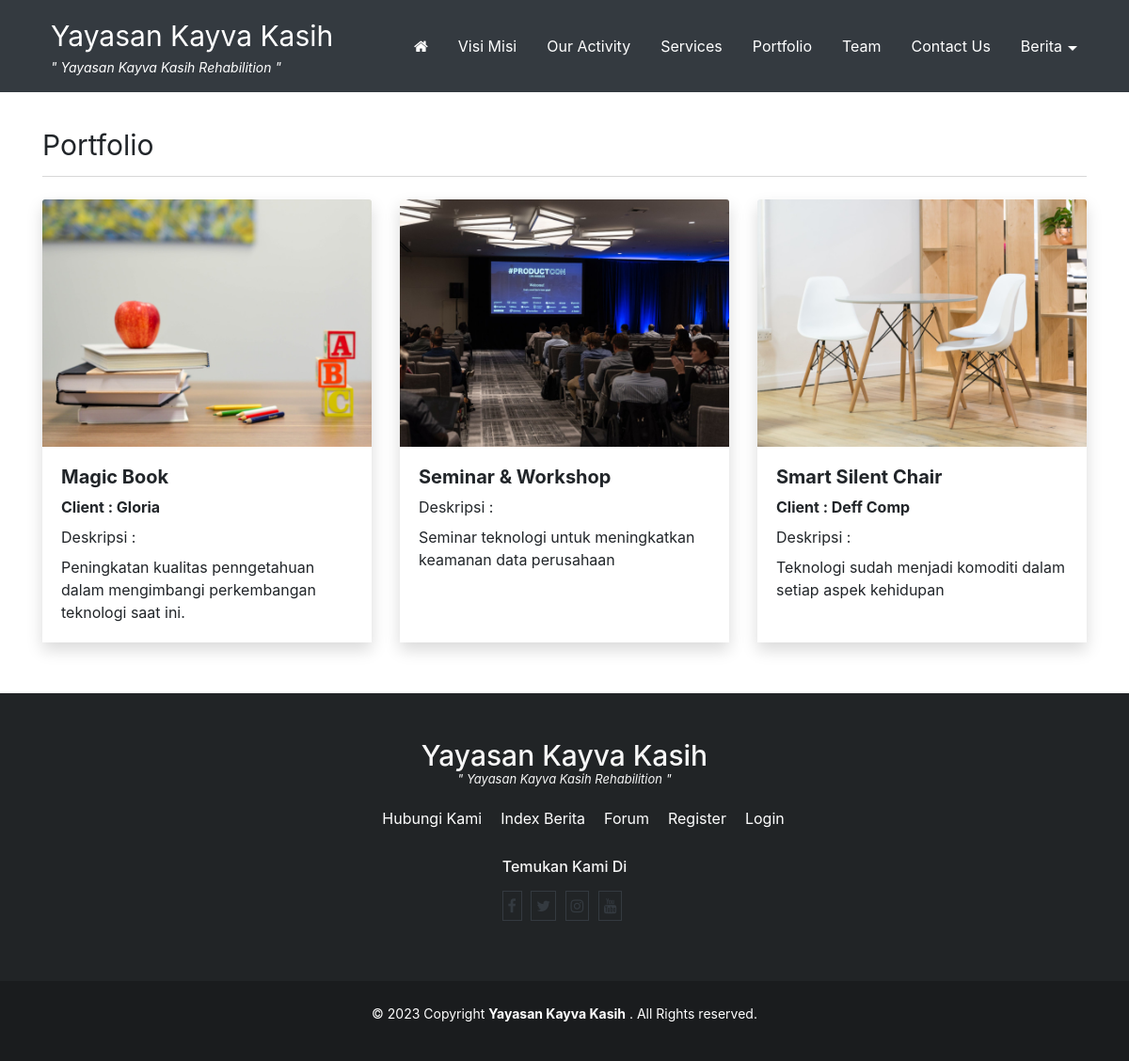
The app's page /portfolio with its own data.
### tables this page shows
CREATE TABLE `identitas` (
  `id_identitas` int(5) NOT NULL,
  `nama_website` varchar(100) NOT NULL,
  `email` varchar(100) NOT NULL,
  `url` varchar(100) NOT NULL,
  `facebook` text NOT NULL,
  `rekening` varchar(100) NOT NULL,
  `no_telp` varchar(20) NOT NULL,
  `meta_deskripsi` varchar(250) NOT NULL,
  `meta_keyword` varchar(250) NOT NULL,
  `favicon` varchar(50) NOT NULL,
  `maps` text NOT NULL
);

CREATE TABLE `tbl_nicepage` (
  `id` int(5) NOT NULL,
  `key` varchar(255) DEFAULT NULL,
  `value` text DEFAULT NULL
);

CREATE TABLE `tbl_nicepage_portfolio` (
  `id_portfolio` int(5) NOT NULL,
  `nama_project` varchar(255) DEFAULT NULL,
  `nama_client` varchar(100) DEFAULT NULL,
  `url` text DEFAULT NULL,
  `deskripsi` text DEFAULT NULL,
  `image` varchar(255) DEFAULT NULL
);

CREATE TABLE `menu` (
  `id_menu` int(5) NOT NULL,
  `id_parent` int(5) NOT NULL DEFAULT 0,
  `nama_menu` varchar(255) NOT NULL,
  `link` varchar(100) NOT NULL,
  `aktif` enum('Ya','Tidak') NOT NULL DEFAULT 'Ya',
  `position` enum('Top','Bottom') DEFAULT 'Bottom',
  `urutan` int(3) NOT NULL
);

### application/libraries/Template.php (called while the page is built)
<?php if ( ! defined('BASEPATH')) exit('No direct script access allowed');
class Template {
		var $template_data = array();
		function set($name, $value)
		{
			$this->template_data[$name] = $value;
		}
		function load($template = '', $view = '' , $view_data = array(), $return = FALSE)
		{
			$this->CI =& get_instance();
			$this->set('contents', $this->CI->load->view($view, $view_data, TRUE));
			return $this->CI->load->view($template, $this->template_data, $return);
		}
}

### application/controllers/Mod_Nicepage_Web.php (called while the page is built, shortened)
<?php  defined('BASEPATH') OR exit('No direct script access allowed');
class Mod_Nicepage_Web extends CI_Controller {
    protected function meta_description($title = '') {
		$meta['title'] = $title;
		$meta['description'] = description();
        $meta['keywords'] = keywords();
        return $meta;
    }
    public function portfolio($page= 0){
		$config['per_page'] = 12;
		$data['get_portfolio'] = $this->model_utama->view_ordering_limit(
			'tbl_nicepage_portfolio',
			'nama_project',
			'ACS',
			$page,
			$config['per_page']
		);
        $meta = $this->meta_description("Portfolio");
        $data = array_merge($data,$meta);
		$this->template->load(template().'/template',template().'/portfolio',$data);
	}
}

### index.php (called while the page is built, shortened)
<?php
require_once BASEPATH.'core/CodeIgniter.php';

### application/models/Model_utama.php (called while the page is built, shortened)
<?php
class Model_utama extends CI_model{
    public function view($table){
        return $this->db->get($table);
    }
    public function view_where($table,$data){
        $this->db->where($data);
        return $this->db->get($table);
    }
    public function view_ordering_limit($table,$order,$ordering,$baris,$dari){
        $this->db->select('*');
        $this->db->order_by($order,$ordering);
        $this->db->limit($dari, $baris);
        return $this->db->get($table);
    }
    function kunjungan(){
        $ip      = $_SERVER['REMOTE_ADDR'];
        $tanggal = date("Y-m-d");
        $waktu   = time();
        $cekk = $this->db->query("SELECT * FROM statistik WHERE ip='$ip' AND tanggal='$tanggal'");
        $rowh = $cekk->row_array();
        if($cekk->num_rows() == 0){
            $datadb = array('ip'=>$ip, 'tanggal'=>$tanggal, 'hits'=>'1', 'online'=>$waktu);
            $this->db->insert('statistik',$datadb);
        }else{
            $hitss = $rowh['hits'] + 1;
            $datadb = array('ip'=>$ip, 'tanggal'=>$tanggal, 'hits'=>$hitss, 'online'=>$waktu);
            $array = array('ip' => $ip, 'tanggal' => $tanggal);
            $this->db->where($array);
            $this->db->update('statistik',$datadb);
        }
    }
}

### application/config/config.php (called while the page is built, shortened)
<?php
$config['base_url'] = (isset($_SERVER['HTTPS']) ? "https://" : "http://").$_SERVER['HTTP_HOST'].
						str_replace(basename($_SERVER['SCRIPT_NAME']),"",
						$_SERVER['SCRIPT_NAME']);
$config['index_page'] = '';
$config['uri_protocol']	= 'REQUEST_URI';
$config['url_suffix'] = '';
$config['language']	= 'english';
$config['charset'] = 'UTF-8';
$config['enable_hooks'] = FALSE;
$config['subclass_prefix'] = 'MY_';
$config['composer_autoload'] = FALSE;
$config['permitted_uri_chars'] = 'a-z 0-9~%.:_\-';
$config['allow_get_array'] = TRUE;
$config['enable_query_strings'] = FALSE;
$config['controller_trigger'] = 'c';
$config['function_trigger'] = 'm';
$config['directory_trigger'] = 'd';
$config['log_threshold'] = 0;
$config['log_path'] = '';
$config['log_file_extension'] = '';
$config['log_file_permissions'] = 0644;
$config['log_date_format'] = 'Y-m-d H:i:s';
$config['error_views_path'] = '';
$config['cache_path'] = '';
$config['cache_query_string'] = FALSE;
$config['encryption_key'] = '';
$config['sess_driver'] = 'files';
$config['sess_cookie_name'] = 'ci_session';
$config['sess_expiration'] = 7200;
$config['sess_save_path'] = NULL;
$config['sess_match_ip'] = FALSE;
$config['sess_time_to_update'] = 300;
$config['sess_regenerate_destroy'] = FALSE;
$config['cookie_prefix']	= '';
$config['cookie_domain']	= '';
$config['cookie_path']		= '/';
$config['cookie_secure']	= FALSE;
$config['cookie_httponly'] 	= FALSE;
$config['standardize_newlines'] = FALSE;
$config['global_xss_filtering'] = FALSE;
$config['csrf_protection'] = FALSE;
$config['csrf_token_name'] = 'csrf_test_name';
$config['csrf_cookie_name'] = 'csrf_cookie_name';
$config['csrf_expire'] = 7200;
$config['csrf_regenerate'] = TRUE;
$config['csrf_exclude_uris'] = array();
$config['compress_output'] = FALSE;
$config['time_reference'] = 'local';
$config['rewrite_short_tags'] = FALSE;
$config['proxy_ips'] = '';

### application/config/pagination.php (called while the page is built, shortened)
<?php if(!defined('BASEPATH')) exit('Direct Access Not Allowed');
$config['full_tag_open'] = "";
$config['full_tag_close'] ="";
$config['num_tag_open'] = '';
$config['num_tag_close'] = '';
$config['cur_tag_open'] = "<span class='current'>";
$config['cur_tag_close'] = "</span>";
$config['next_tag_open'] = "";
$config['next_tagl_close'] = "";
$config['prev_tag_open'] = "";
$config['prev_tagl_close'] = "";
$config['first_tag_open'] = "";
$config['first_tagl_close'] = "";

### application/views/nicepage/portfolio.php (the view, shortened to what this page needs)
<?php
$base_path = FCPATH;
$get_section_portfolio    = $this->model_utama->view_where('tbl_nicepage',array('key' => 'section_portfolio'))->row_array();
if(isset($get_section_portfolio['value'])){
	if(!empty($get_section_portfolio['value'])){
		$section_portfolio = json_decode($get_section_portfolio['value'],true);
	}
}
?>
<div class="post-head mb-4">
	<?php echo ($section_portfolio['judul'] !='' ? $section_portfolio['judul'] : 'Portfolio');?>
</div>
		<div class="row">
			<?php
			  foreach ($get_portfolio->result_array() as $portfolio) {
				  if ($portfolio['image'] !== '' &&  file_exists( $base_path ."asset/img_nicepage/portfolio/".($portfolio['image']) ) ){
						$img_src = base_url()."asset/img_nicepage/portfolio/". $portfolio['image'];
				  }
				  ?>
				  <div class="col-md-4 mb-4">
					  <div class="portfolio card shadow h-100">
						<div class="image-container">
							<img src="<?php echo $img_src;?>" alt="<?php echo  $portfolio['nama_project'];?>" class="card-img-top">
						</div>
						<div class="card-body">
							 <h5 class="body-title">
                                <?php echo $portfolio['nama_project'];?>
                            </h5>
							<div class="client-name">
				  			<?php if(!empty(trim($portfolio['nama_client']))) { ?>
								Client : <?php echo $portfolio['nama_client'];?>
							  <?php } ?>
							</div>
                            <div class="description">
								<label class="mt-2 d-block">Deskripsi :</label>
								<?php if(!empty(trim($portfolio['deskripsi']))) {?>
								<?php echo $portfolio['deskripsi'];?>
								<?php }else { ?>
									-
								<?php } ?>
                            </div>
						</div>
					</div>
				</div>
				<?php
			  }
			?>
		</div>
<div class="pagination">
</div>

### application/views/nicepage/partials/header.php (shortened to what this page needs)
<?php
$get_lokasi_menu    = $this->model_utama->view_where('tbl_nicepage',array('key' => 'lokasi_menu'))->row_array();
if(isset($get_lokasi_menu['value'])){
	if(!empty($get_lokasi_menu['value'])){
		$lokasi_menu = json_decode($get_lokasi_menu['value'],true);
	}
}
$menu_utama_id = '';
if(isset($lokasi_menu['menu_utama'])) {
	$menu_utama_id = $lokasi_menu['menu_utama'];
}
function build_nav_menu($menu_parent_id = 0 ,$state_menu_id, $class_menu ='menu-navbar',$home_icon = true , $deep = true){
	$list_menu = '';
	$ci = & get_instance();
	$get_menus = $ci->db->query("
		SELECT
			id_menu,
			nama_menu,
			link
		FROM
			menu
		WHERE
			aktif='Ya'
			AND
			id_parent='". $menu_parent_id."'
		ORDER BY urutan
	")->result_array();
	if(!empty($get_menus)) {
		if($menu_parent_id == $state_menu_id) {
			$list_menu .= '<ul class="'.$class_menu.'">';
			if($home_icon == true) {
				$list_menu .= '<li class="menu-item">';
				$list_menu .= '<a href="'. base_url() .'">';
				$list_menu .= '<i class="fa fa-home" aria-hidden="true"></i>';
				$list_menu .= '</a>';
				$list_menu .= '</li>';
			}
		} else {
			$list_menu .= '<ul class="sub-menu">';
		}
		foreach($get_menus as $menu_item) {
			$ahref_ttr ='';
			$base_url = base_url($menu_item['link']);
			$a_link_menu = '<a '. $ahref_ttr .' href="'. $base_url .'">';
			$a_link_menu .= $menu_item['nama_menu'];
			$a_link_menu .= '</a>';
			$get_child = array();
			if($deep == true) {
				$get_child = build_nav_menu($menu_item['id_menu'],$state_menu_id);
			}
			if(!empty($get_child) && $deep == true) {
				$list_menu .= '<li class="menu-item menu-item-has-children" id="menu-item-'.$menu_item['id_menu'].'">';
				$list_menu .= $a_link_menu;
				$list_menu .= $get_child;
				$list_menu .= '</li>';
			} else {
				$list_menu .= '<li class="menu-item" id="menu-item-'.$menu_item['id_menu'].'">';
				$list_menu .= $a_link_menu;
				$list_menu .= '</li>';
			}
		}
		$list_menu .= '</ul>';
	}
	return $list_menu;
}
?>
<nav class="main-menu-container navbar navbar-dark fixed-top  py-2 py-lg-3">
	<div class="container ml-5 pl-4 ml-lg-auto pl-lg-auto">
		<?php
			$base_path = FCPATH;
			$id_website = $this->model_utama->view('identitas')->row_array();
			$logo_website = $this->model_utama->view('logo')->row_array();
		?>
		<a class="navbar-brand float-left" href="<?php echo base_url();?>">
			<?php
				if ( $logo_website['gambar'] !== '' &&  file_exists( $base_path ."asset/logo/".$logo_website['gambar'] ) ){
					$img_src = base_url() ."asset/logo/".$logo_website['gambar'] ;
					?>
						<div class="logo-header">
							<img  src="<?php echo $img_src ;?>" alt="<?php echo $id_website['nama_website']; ?>">
						</div>
					<?php
				} else {
					?>
					<?php echo $id_website['nama_website']; ?>
					<?php
				}
			?>
			<?php
			if( isset($tagline['header']) && isset($tagline['text'])) {
				if(!empty($tagline['text'] && $tagline['header'] ==  '1') ){
					?>
					<div class="tagline-header d-lg-block d-none">" <?php echo $tagline['text'];?> "</div>
					<?php
				}
			}?>
		</a>
		<div class="main-menu d-lg-block d-none" id="main-menu">
			<?php
			echo build_nav_menu($menu_utama_id,$menu_utama_id);
			?>
		</div>
	</div>
</nav>

### application/views/nicepage/partials/footer.php (shortened to what this page needs)
<?php
$id_website = $this->model_utama->view('identitas')->row_array();
$logo_website = $this->model_utama->view('logo')->row_array();
$get_lokasi_menu    = $this->model_utama->view_where('tbl_nicepage',array('key' => 'lokasi_menu'))->row_array();
if(isset($get_lokasi_menu['value'])){
	if(!empty($get_lokasi_menu['value'])){
		$lokasi_menu = json_decode($get_lokasi_menu['value'],true);
	}
}
$menu_footer_id = '';
if(isset($lokasi_menu['menu_footer'])) {
	$menu_footer_id = $lokasi_menu['menu_footer'];
}
function build_footer_menu($menu_parent_id ){
	$list_menu = '';
	$ci = & get_instance();
	$get_menus = $ci->db->query("
		SELECT
			id_menu,
			nama_menu,
			link
		FROM
			menu
		WHERE
			aktif='Ya'
			AND
			id_parent='". $menu_parent_id."'
		ORDER BY urutan
	")->result_array();
	if(!empty($get_menus)) {
		$list_menu .= '<ul class="footer-menu">';
		foreach($get_menus as $menu_item) {
			$ahref_ttr ='';
			$base_url = base_url($menu_item['link']);
			$list_menu .= '<li class="menu-item" id="menu-item-'.$menu_item['id_menu'].'">';
			$list_menu .= '<a '. $ahref_ttr .' href="'. $base_url .'">';
			$list_menu .= $menu_item['nama_menu'];
			$list_menu .= '</a>';
			$list_menu .= '</li>';
		}
		$list_menu .= '</ul>';
	}
	return $list_menu;
}
$base_path = FCPATH;
?>
<footer>
	<div id="footer" class="py-5">
		<div class="container">
			<div class="row">
				<div class="col-md-12 text-center">
					<?php
						if ( $logo_website['gambar'] !== '' &&  file_exists( $base_path ."asset/logo/".$logo_website['gambar'] ) ){
							$img_src = base_url() ."asset/logo/".$logo_website['gambar'] ;
							?>
								<div class="logo-footer">
									<img  src="<?php echo $img_src ;?>" alt="<?php echo $id_website['nama_website']; ?>">
								</div>
							<?php
						} else {
							?>
							<h3 class="logo-text">
								<?php echo $id_website['nama_website']; ?>
							</h3>
							<?php
						}
					?>
					<?php
					if( isset($tagline['footer']) && isset($tagline['text'])) {
						if(!empty($tagline['text'] && $tagline['footer'] ==  '1') ){
							?>
							<div class="tagline-footer">" <?php echo $tagline['text'];?> "</div>
							<?php
						}
					}?>
				</div>
				<div class="col-md-12 text-center">
					<?php
						echo build_footer_menu($menu_footer_id);
					?>
				</div>
				<div class="col-md-12 text-center">
					<div class="social-bar">
					<h6>Temukan Kami Di</h6>
						<?php
							$sosmed = $this->model_utama->view('identitas')->row_array();
							$pecahd = explode(",", $sosmed['facebook']);
						?>
						<a target="_BLANK" href="<?php echo $pecahd[0]; ?>" class="social-icon"><i class="fa fa-facebook" aria-hidden="true"></i></a>
						<a target="_BLANK" href="<?php echo $pecahd[1]; ?>" class="social-icon"><i class="fa fa-twitter" aria-hidden="true"></i></a>
						<a target="_BLANK" href="<?php echo $pecahd[2]; ?>" class="social-icon"><i class="fa fa-instagram" aria-hidden="true"></i></a>
						<a target="_BLANK" href="<?php echo $pecahd[3]; ?>" class="social-icon"><i class="fa fa-youtube" aria-hidden="true"></i></a>
					</div>
				</div>
			</div>
		</div>
	</div>
	<div id="footer-bottom" class="py-4 text-center">
		<div class="container">
			<p>&copy; <?php echo date('Y');?> Copyright <b><?php echo $id_website['nama_website']; ?></b> . All Rights reserved.</p>
		</div>
	</div>
</footer>

### records on screen
identitas: nama_website "Yayasan Kayva Kasih"
tbl_nicepage: value "Yayasan Kayva Kasih Rehabilition"
tbl_nicepage: value "Portfolio"
tbl_nicepage_portfolio: image (picture), nama_project "Magic Book", nama_client "Gloria", deskripsi "Peningkatan kualitas penngetahuan dalam mengimbangi perkembangan teknologi saat ini."
tbl_nicepage_portfolio: image (picture), nama_project "Seminar & Workshop", deskripsi "Seminar teknologi untuk meningkatkan keamanan data perusahaan"
tbl_nicepage_portfolio: image (picture), nama_project "Smart Silent Chair", nama_client "Deff Comp", deskripsi "Teknologi sudah menjadi komoditi dalam setiap aspek kehidupan"
menu: value "Hubungi Kami"
menu: value "Index Berita"
menu: value "Forum"
menu: value "Register"
menu: value "Login"
